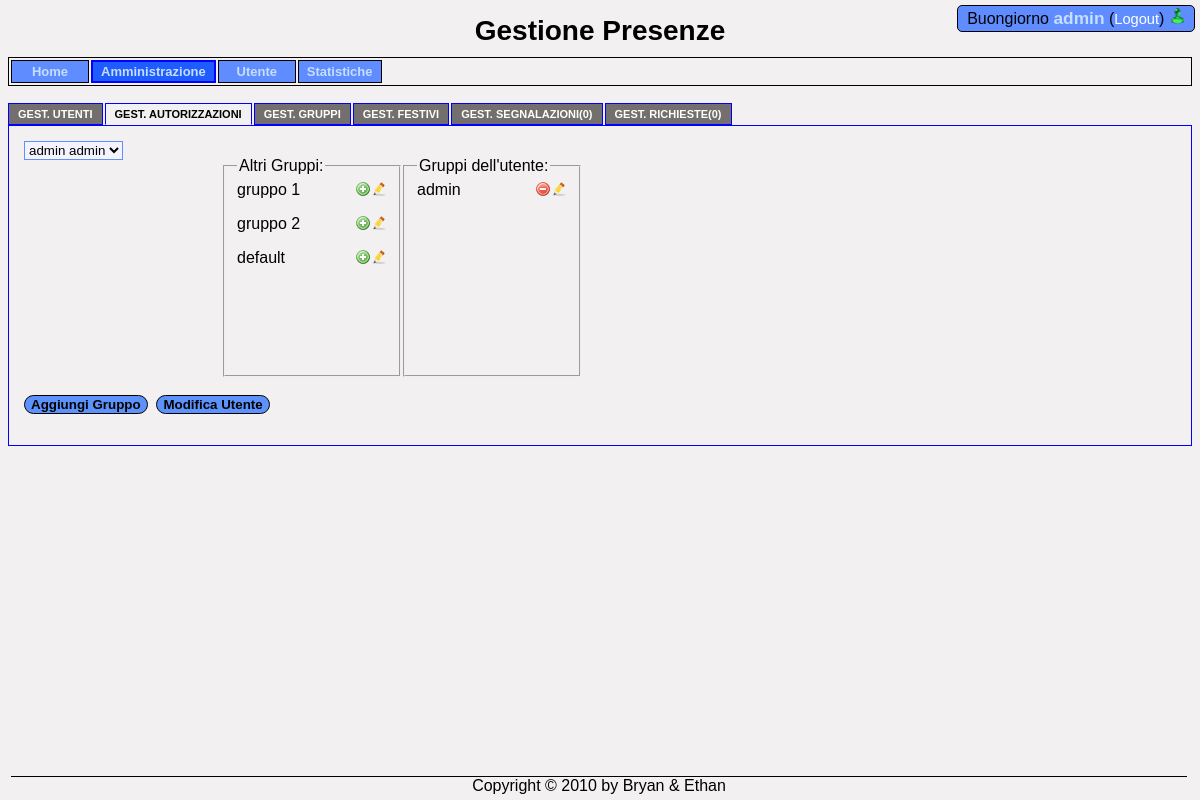
Page /?pagina=amministrazione&tab=gestione_autorizzazioni (signed in) on the committed database.
### tables this page shows
CREATE TABLE `gruppi` (
  `id_gruppo` int(11) NOT NULL AUTO_INCREMENT,
  `nome` varchar(45) NOT NULL,
  `amministra` varchar(1) NOT NULL DEFAULT 'N' COMMENT 'Indica se il gruppo è di amministrazione e quindi puo vedere tutto nel sistema di gestione presenze',
  PRIMARY KEY (`id_gruppo`)
);

### classi/Dipendente.php (called while the page is built, shortened)
<?php
class Dipendente {
    public function __get($key) {
        return $this->$key;
    }
    function trovaUtenteDaId($id){
        $rs = Database::getInstance()->eseguiQuery("SELECT nome,cognome,username,fk_filiale,email,stato_att as stato,commento_stato from dipendenti where id_dipendente = ?",array($id));
        $this->stato = $rs->fields["stato"];
        return $this;
    }
}
?>

### classi/Database.php (called while the page is built, shortened)
<?php
include("./adodb/adodb.inc.php");
class Database{
    private static $istanza = null;
    private $conn = null;
    private $server = "localhost";
    private $username = "root";
    private $password = "";
    private $db = "gestione_presenze";
    function __construct(){
        try{
            $this->conn = NewADOConnection('mysql');
            $this->conn->Connect($this->server, $this->username, $this->password, $this->db);
        }
        catch(Exception $e){
            print_r($e);
        }
    }
    static function getInstance(){
        if(!self::$istanza){
            self::$istanza = new Database();
        }
        return self::$istanza;
    }
    function eseguiQuery($query,$val = null,$ass = ADODB_FETCH_ASSOC){
        $rs = null;
        $this->conn->SetFetchMode($ass);
        try{
            $rs = $this->conn->Execute($query,$val);
        }
        catch(Exception $e){
            print_r($e);
        }
        return $rs;
    }
}
?>

### adodb/adodb.inc.php (called while the page is built, shortened)
<?php
 if (!defined('_ADODB_LAYER')) {
	GLOBAL
		$ADODB_vers,
		$ADODB_COUNTRECS,
		$ADODB_CACHE_DIR,
		$ADODB_CACHE,
		$ADODB_CACHE_CLASS,
		$ADODB_EXTENSION,
		$ADODB_COMPAT_FETCH,
	 	$ADODB_FETCH_MODE,
		$ADODB_GETONE_EOF,
		$ADODB_QUOTE_FIELDNAMES;
	function ADODB_str_replace($src, $dest, $data)
	{
		if (ADODB_PHPVER >= 0x4050) return str_replace($src,$dest,$data);
		return $data;
	}
	class ADOConnection {
	var $debug = false;
	var $fetchMode=false;
	var $_queryID = false;
	var $_bindInputArray = false;
	function SetFetchMode($mode)
	{
		$old = $this->fetchMode;
		$this->fetchMode = $mode;
		if ($old === false) {
		global $ADODB_FETCH_MODE;
			return $ADODB_FETCH_MODE;
		}
		return $old;
	}
	function Execute($sql,$inputarr=false)
	{
		if ($inputarr) {
			$element0 = reset($inputarr);
			$array_2d = is_array($element0) && !is_object(reset($element0));
			if (!is_array($sql) && !$this->_bindInputArray) {
				$sqlarr = explode('?',$sql);
				$nparams = sizeof($sqlarr)-1;
				if (!$array_2d) $inputarr = array($inputarr);
				foreach($inputarr as $arr) {
					$sql = ''; $i = 0;
					while(list(, $v) = each($arr)) {
						$sql .= $sqlarr[$i];
						$typ = gettype($v);
						if ($typ == 'string')
							$sql .= $this->qstr($v);
						$i += 1;
						if ($i == $nparams) break;
					}
					if (isset($sqlarr[$i])) {
						$sql .= $sqlarr[$i];
					} else if ($i != sizeof($sqlarr))
						$this->outp_throw( "Input array does not match ?: ".htmlspecialchars($sql),'Execute');
					$ret = $this->_Execute($sql);
				}
			}
		} else {
			$ret = $this->_Execute($sql,false);
		}
		return $ret;
	}
	function _Execute($sql,$inputarr=false)
	{
		if ($this->debug) {
			global $ADODB_INCLUDED_LIB;
			if (empty($ADODB_INCLUDED_LIB)) include(ADODB_DIR.'/adodb-lib.inc.php');
			$this->_queryID = _adodb_debug_execute($this, $sql,$inputarr);
		} else {
			$this->_queryID = @$this->_query($sql,$inputarr);
		}
		$rs = new $rsclass($this->_queryID,$this->fetchMode);
		$rs->connection = $this;
		$rs->Init();
		if (is_array($sql)) $rs->sql = $sql[0];
		else $rs->sql = $sql;
		return $rs;
	}
}
	class ADORecordSet implements IteratorAggregate {
	var $_numOfRows = -1;
	var $_numOfFields = -1;
	var $_currentRow = -1;
	function ADORecordSet($queryID)
	{
		$this->_queryID = $queryID;
	}
	function Init()
	{
		if ($this->_numOfRows != 0 && $this->_numOfFields && $this->_currentRow == -1) {
			$this->_currentRow = 0;
			if ($this->EOF = ($this->_fetch() === false)) {
				$this->_numOfRows = 0;
			}
		} else {
			$this->EOF = true;
		}
	}
}
	function ADOLoadCode($dbType)
	{
		$db = strtolower($dbType);
		switch ($db) {
			default:
				$class = $db; break;
		}
		$file = ADODB_DIR."/drivers/adodb-".$db.".inc.php";
		if (class_exists("ADODB_" . $class)) return $class;
		return false;
	}
	function NewADOConnection($db='')
	{
		$tmp = ADONewConnection($db);
		return $tmp;
	}
	function ADONewConnection($db='')
	{
	GLOBAL $ADODB_NEWCONNECTION, $ADODB_LASTDB;
		$errorfn = (defined('ADODB_ERROR_HANDLER')) ? ADODB_ERROR_HANDLER : false;
		if(empty($obj)) {
			if (!isset($ADODB_LASTDB)) $ADODB_LASTDB = '';
			if ($db != $ADODB_LASTDB) $db = ADOLoadCode($db);
			$cls = 'ADODB_'.$db;
			$obj = new $cls();
		}
		if ($obj) {
			if ($errorfn)  $obj->raiseErrorFn = $errorfn;
		}
		return $obj;
	}
}
?>

### adodb/drivers/adodb-mysql.inc.php (called while the page is built, shortened)
<?php
if (! defined("_ADODB_MYSQL_LAYER")) {
class ADODB_mysql extends ADOConnection {
	var $forceNewConnect = false;
	var $clientFlags = 0;
	function qstr($s,$magic_quotes=false)
	{
		if (!$magic_quotes) {
			if ($this->replaceQuote[0] == '\\'){
				$s = adodb_str_replace(array('\\',"\0"),array('\\\\',"\\\0"),$s);
			}
			return  "'".str_replace("'",$this->replaceQuote,$s)."'";
		}
		$s = str_replace('\\"','"',$s);
		return "'$s'";
	}
	function _connect($argHostname, $argUsername, $argPassword, $argDatabasename)
	{
		if (ADODB_PHPVER >= 0x4300)
			$this->_connectionID = mysql_connect($argHostname,$argUsername,$argPassword,
												$this->forceNewConnect,$this->clientFlags);
		else if (ADODB_PHPVER >= 0x4200)
			$this->_connectionID = mysql_connect($argHostname,$argUsername,$argPassword,
												$this->forceNewConnect);
		else
			$this->_connectionID = mysql_connect($argHostname,$argUsername,$argPassword);
		if ($argDatabasename) return $this->SelectDB($argDatabasename);
		return true;
	}
	function SelectDB($dbName)
	{
		if ($this->_connectionID) {
			return @mysql_select_db($dbName,$this->_connectionID);
		}
		else return false;
	}
	function _query($sql,$inputarr=false)
	{
		return mysql_query($sql,$this->_connectionID);
	}
}
class ADORecordSet_mysql extends ADORecordSet{
	function ADORecordSet_mysql($queryID,$mode=false)
	{
		switch ($mode)
		{
		case ADODB_FETCH_ASSOC:$this->fetchMode = MYSQL_ASSOC; break;
		}
	}
	function _initrs()
	{
		$this->_numOfRows = @mysql_num_rows($this->_queryID);
		$this->_numOfFields = @mysql_num_fields($this->_queryID);
	}
	function _fetch()
	{
		$this->fields =  @mysql_fetch_array($this->_queryID,$this->fetchMode);
		return is_array($this->fields);
	}
}
}
?>

### classi/Autorizzazione.php (called while the page is built, shortened)
<?php
class Autorizzazione {
    static function verificaAccesso($pagina){
       $rs = Database::getInstance()->eseguiQuery("SELECT count(*) as accesso FROM dipendenti d,gruppi g, dipendenti_gruppi dg, gruppi_pagine gp, pagine p WHERE d.id_dipendente = dg.fk_dipendente AND dg.fk_gruppo = g.id_gruppo AND g.id_gruppo = gp.fk_gruppo AND gp.fk_pagina = p.id_pagina AND d.username = ? AND p.url = ?",array($_SESSION['username'],$pagina));
       return $rs->fields['accesso'] >= 1;
    }
}
?>

### pagine/tab/gestione_autorizzazioni.php (the view, shortened to what this page needs)
<?php
    $id = stampaUtenti();
    stampaGruppi($id);
?>
<?php
function stampaUtenti(){
    echo '<form action="?pagina=amministrazione&tab=gestione_autorizzazioni" method="POST">';
        $rs = Database::getInstance()->eseguiQuery("SELECT id_dipendente id,nome,cognome,username FROM dipendenti;");
        $id = $rs->fields['id'];
        echo "<select name='utente' style='float:left;' onchange='this.form.submit();'>";
            while(!$rs->EOF){
                $selected="";
                echo '<option value="'.$rs->fields['id'].'" '.$selected.'>'.$rs->fields['nome'].' '.$rs->fields['cognome'].'</option>';
                $rs->MoveNext();
            }
        echo "</select>";
    echo "</form>";
    return $id;
}
function stampaGruppi($utente){
    echo '<fieldset style="width:150px;height:200px;float:left;margin-left:100px;">';
        echo '<legend>Altri Gruppi:</legend>';
        $rs = Database::getInstance()->eseguiQuery("SELECT * FROM gruppi WHERE id_gruppo not in(SELECT g.id_gruppo FROM gruppi g, dipendenti_gruppi dg, dipendenti d where g.id_gruppo = dg.fk_gruppo AND d.id_dipendente = dg.fk_dipendente AND d.id_dipendente = ".$utente.");");
                while(!$rs->EOF){
                    stampaFormGruppi("aggiungi",$utente,$rs->fields["id_gruppo"],$rs->fields["nome"]);
                    $rs->MoveNext();
                }
    echo '</fieldset>';
    echo '<fieldset style="width:150px;height:200px;margin-left:100px;">';
        echo '<legend>Gruppi dell\'utente:</legend>';
        $rs = Database::getInstance()->eseguiQuery("SELECT g.* from gruppi g, dipendenti_gruppi dg, dipendenti d where g.id_gruppo = dg.fk_gruppo AND d.id_dipendente = dg.fk_dipendente AND d.id_dipendente = ".$utente.";");
                while(!$rs->EOF){
                    $rs->MoveNext();
                }
    echo '</fieldset>';
}
    function stampaFormGruppi($azione,$utente,$idGruppo,$nomeGruppo){
?>
        <form action="?pagina=amministrazione&tab=gestione_autorizzazioni" name="form_<?php echo $idGruppo?>" method="POST">
            <?php echo $nomeGruppo; ?>
            <img class="puntatore" style="float:right;" onclick="formModifica_<?php echo $idGruppo; ?>.submit();" src="/GestionePresenze/img/modifica.png" alt="modifica" />
            <img class="puntatore" style="float:right;" onclick="form_<?php echo $idGruppo; ?>.submit();" src="/GestionePresenze/img/<?php echo $azione; ?>.png" alt="aggiungi" />
        </form>
<?php
    }
?>
<br>
<form action="?pagina=amministrazione&tab=gestione_gruppi" method="POST">
    <input class="bottCalendario" type="submit" value="Aggiungi Gruppo"/> &nbsp;<input class="bottCalendario" type="button" value="Modifica Utente" onclick="modificaUtente.submit();"/>
</form>

### index.php (shortened to what this page needs)
<?php
    include("classi/Database.php");
    include("classi/Dipendente.php");
    include("classi/Evento.php");
    include("classi/Autorizzazione.php");
    include("login.php");
    include("pagine/navigazione/menu.php");
?>
<!DOCTYPE HTML PUBLIC "-//W3C//DTD HTML 4.01 Transitional//EN">
<html>
    <head>
        <link rel="stylesheet" href="style.css" type="text/css" />
        <link rel="stylesheet" type="text/css" media="all" href="script/mini_calendario/skins/aqua/theme.css" title="Aqua" />
    </head>
    <body>
        <div id="pagina">
            <div id="header">
                <div class="mainTitle">Gestione Presenze</div>
               <?php
               if(isset($_SESSION['username'])){
                   creaMenu($_GET['pagina']);
               }?>
            </div>
            <div id="corpo">
               <?php
                    if(!isset($_SESSION['username'])){
                        login();
                    }
                    else if(!$_GET){
                        include("pagine/home.php");
                    }
                    else{
                        include("pagine/".$_GET['pagina'].".php");
                    }
               ?>
            </div>
        </div>
        <div id="footer">
            Copyright &copy 2010 by Bryan & Ethan
        </div>
    </body>
</html>

### pagine/navigazione/menu.php (shortened to what this page needs)
<?php
function creaMenuItem($paginaAttuale,$pagina){
    if(Autorizzazione::verificaAccesso($pagina)){
        $class = "";
        if($paginaAttuale==$pagina){
            $class = " menuItemSelected";
        } ?>
        <td class="menuItem<?php echo $class ?>">
            <?php echo '<a class="menuLink" href="?pagina='.$pagina.'">'.ucfirst($pagina).'</a>'; ?>
        </td>
<?php
    }
}
function creaMenu($pagina){
    if($pagina=="") $pagina = "home"; ?>
<div class="messaggioUtente">
    <?php
        $d = new Dipendente();
        $d->trovaUtenteDaId($_SESSION["id_utente"]);
        stampaMessaggio($d);
    ?>
</div>
<table class="menu">
    <tr>
        <?php
            creaMenuItem($pagina,"home");
            creaMenuItem($pagina,"amministrazione");
            creaMenuItem($pagina,"utente");
            creaMenuItem($pagina,"statistiche");
         ?>
        <td></td>
    </tr>
</table>
<?php
}
?>

### login.php (shortened to what this page needs)
<?php
function stampaMessaggio($d){ ?>
    Buongiorno <a class="linkUser" href="?pagina=utente"><?php echo $_SESSION['username']; ?></a>
    (<a class="linkAiuti" href="?azione=logout">Logout</a>) <img src="./img/stato<?php echo $d->stato;?>.png" onmouseover="vediStati();"/>
<?php
}
?>

### pagine/amministrazione.php (shortened to what this page needs)
<?php include("navigazione/submenu.php"); ?>
<div>
    <ul id="tabList">
        <?php
            $paginaAttuale = "amministrazione";
            $tabAttuale = $_GET['tab'];
            creaSubmenuItem($paginaAttuale, $tabAttuale, "gestione_utente", "GEST. UTENTI");
            creaSubmenuItem($paginaAttuale, $tabAttuale, "gestione_autorizzazioni", "GEST. AUTORIZZAZIONI");
        ?>
    </ul>
    <div id="contenuto">
        <?php
            if(!isset($_GET['tab'])){
                include("tab/gestione_utente.php");
            }
            else{
                include("tab/".$_GET['tab'].".php");
            }
        ?>
    </div>
</div>

### pagine/navigazione/submenu.php
<?php
function creaSubmenuItem($paginaAttuale,$tabAttuale,$tab,$testo){
    if($tabAttuale==$tab)
        echo '<li id="selectedTab">';
    else
        echo '<li>';
    echo '<a href="?pagina='.$paginaAttuale.'&tab='.$tab.'">'.$testo.'</a>';
    echo '</li>';
}

### style.css (style rules this page uses)
input,select { border:1px solid #5D92FA; background-color: #F3F4FF; }
body { font-family: arial; background-color: #F2F0F0; height: 95%; }
#header { margin-top: 15px; }
#corpo { padding-top: 15px; }
#contenuto { border: 1px solid blue; padding: 15px; }
#footer { border-top: 1px solid black; text-align: center; position: absolute; bottom: 2px; margin: 3px; width: 98%; }
.mainTitle { text-align: center; font-weight: bold; font-size: 21pt; }
.menu { width: 100%; margin-top: 10px; border: 1px solid black; }
.menuItem { border: 1px solid black; padding: 2px 8px 2px 8px; background-color: #5F8CFF; width: 60px; text-align: center; }
.menuItemSelected { border: 2px solid blue; font-weight: bold; background-color: #1F5CFF; }
.menuLink { font-size: 12pt; color: #C6DEFF; text-decoration: none; font: bold 13px verdana, arial, sans-serif; }
.messaggioUtente { background-color: #5F8CFF; padding: 2px 8px 2px 8px; border: 1px solid black; -moz-border-radius: 5px; -webkit-border-radius: 5px; text-align:center; width: 220px; position: absolute; right: 5px; top: 5px; z-index:3; }
ul#tabList { font: bold 11px verdana, arial, sans-serif; list-style-type: none; padding-left:0; padding-bottom: 24px; margin: 0; }
ul#tabList li { float: left; background-color: #736F6E; margin: 2px 2px 0 0px; border: 1px solid blue; padding: 0 5px 0 5px; }
ul#tabList li#selectedTab { border-bottom: 1px solid #F2F0F0; background-color: #F2F0F0; }
li#selectedTab a { color: black; }
#tabList a { float: left; display: block; color: white; text-decoration: none; padding: 4px; }
.linkAiuti { text-decoration: none; font-size: 11pt; color: white; }
.linkUser { text-decoration: none; color: #C6DEFF; font-weight: bold; font-size: 13pt; }
.bottCalendario { background-color: #5D92FA; border: 1px solid black; -moz-border-radius: 10px; -webkit-border-radius: 10px; font-weight: bold; }

### rows in the picture
gruppi: nome "gruppo 1"
gruppi: nome "gruppo 2"
gruppi: nome "default"
gruppi: nome "admin", shows a picture

### other values in the picture
$_SESSION['username'] "admin"
$pagina "Home Amministrazione Utente Statistiche"
$testo "GEST. UTENTI GEST. AUTORIZZAZIONI GEST. GRUPPI GEST. FESTIVI GEST. SEGNALAZIONI(0) GEST. RICHIESTE(0)"
form field utente "admin admin"
